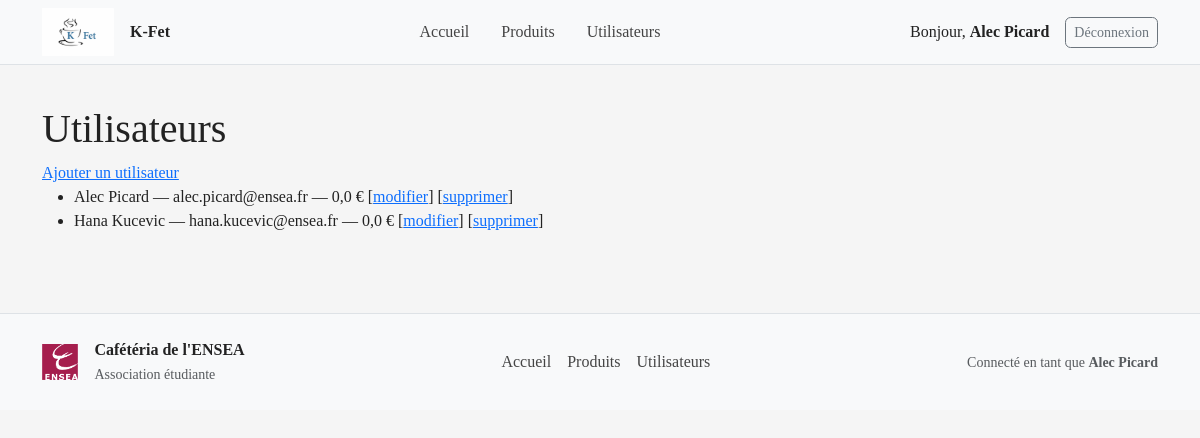
The page /users/ (signed in) on the database as committed earlier.
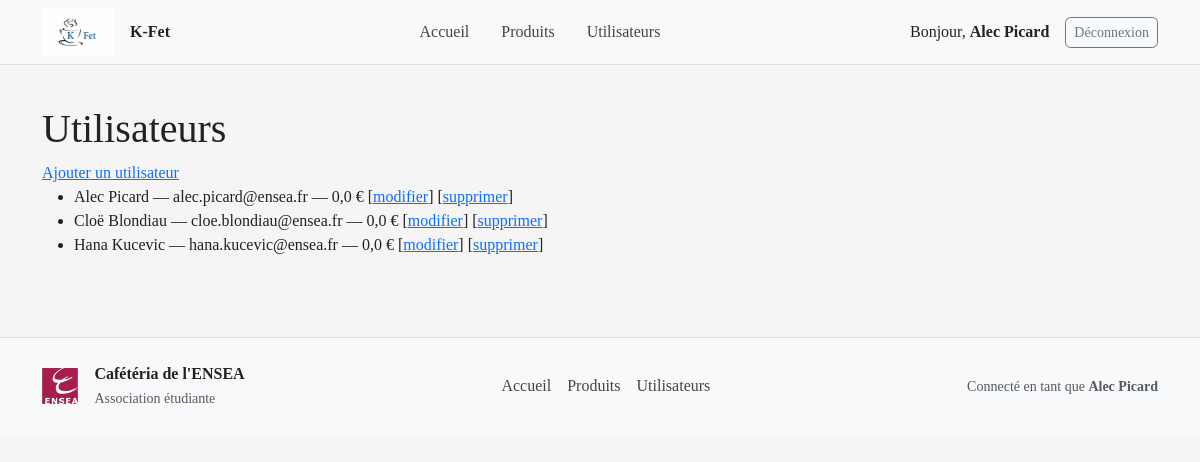
The same page on the database as committed later.
### cafeteria_app/models.py (models this page shows, shortened)
class User(models.Model):
    ROLE_CHOICES = [
        ('student', 'Étudiant'),
        ('seller', 'Vendeur'),
        ('cashier', 'Responsable de caisse'),
        ('teacher', 'Professeur'),
    ]
    name = models.CharField(max_length=255)
    email = models.EmailField(unique=True)
    credit = models.FloatField(default=0, validators=[MinValueValidator(0)])
    role = models.CharField(max_length=20, choices=ROLE_CHOICES, default='student')
    is_subscriber = models.BooleanField(default=False)
    class Meta:
        ordering = ['name']

### cafeteria_app/views.py (the view)
# urls.py: path('users/', views.user_list, name='user_list'),
@login_required
def user_list(request):
    users = User.objects.order_by('name')
    return render(request, 'user_list.html', {'users': users})

### cafeteria_app/templates/user_list.html
{% extends 'base.html' %}
{% block content %}
  <h1>Utilisateurs</h1>
  <a href="{% url 'cafeteria_app:user_add' %}">Ajouter un utilisateur</a>
  <ul>
    {% for u in users %}
      <li>{{ u.name }} — {{ u.email }} — {{ u.credit }} €
  [<a href="{% url 'cafeteria_app:user_edit' u.pk %}">modifier</a>]
  [<a href="{% url 'cafeteria_app:user_delete' u.pk %}">supprimer</a>]
      </li>
    {% empty %}
      <li>Aucun utilisateur.</li>
    {% endfor %}
  </ul>
{% endblock %}

Rows that differ between the two databases and show on the page:
added User: name "Cloë Blondiau", email "cloe.blondiau@ensea.fr", credit "0,0"
